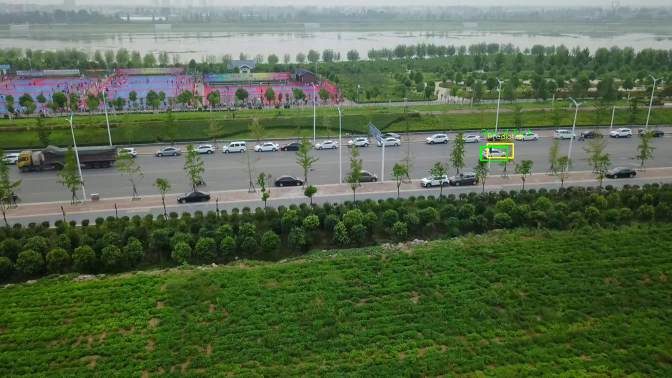
#> input picture frame 2 of video/uav0000003_00000_s.mp4, 1344 x 756 px, given in place of VIDEO-20250109-160653.mp4, which was not available (shown at 1/2 size)
$ jupyter execute test_orb.ipynb
#> lines starting #> are read from the running program, lines starting #| are printed output that depends on the picture
[cell 1]
import numpy as np
import cv2 as cv
from matplotlib import pyplot as plt

[cell 2]
# video_name = "videos/VIDEO-20250109-142924.mp4"
video_name = "videos/VIDEO-20250109-160653.mp4"
cap_video = cv.VideoCapture(video_name)
ret, img = cap_video.read()
#> img is the input picture: shape (756, 1344, 3); mean B, G, R 74, 104.4, 86.7

[cell 3]
# Initiate ORB detector
orb = cv.ORB_create(nfeatures = 1000, edgeThreshold=10, patchSize = 10)
# orb = cv.ORB_create()

# find the keypoints with ORB
kp = orb.detect(img,None)
#> kp = 1000 keypoints; strongest (x, y, size): (1005, 273, 10), (1002, 273, 10), (998, 272, 10), (482, 288, 10)

# compute the descriptors with ORB
kp, des = orb.compute(img, kp)

print(des.shape)
#| (1000, 32)

# draw only keypoints location,not size and orientation
img2 = cv.drawKeypoints(img, kp, None, color=(0,255,0), flags=0)
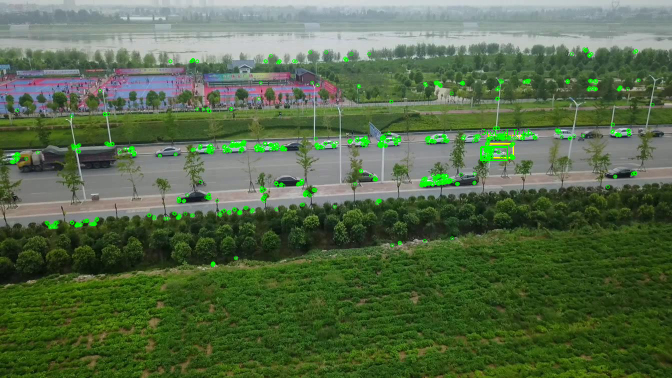
#> img2: shape (756, 1344, 3) (shown at 1/2 size); mean B, G, R 72.6, 105.9, 85.2
plt.imshow(img2)
plt.show()


$ run again, starting later in the video
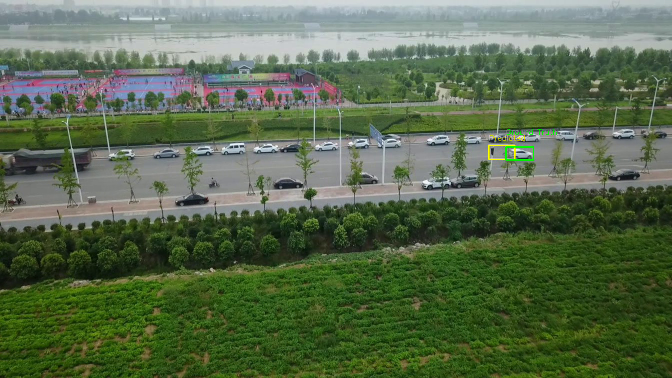
#> input picture frame 11 of video/uav0000003_00000_s.mp4, 1344 x 756 px, given in place of VIDEO-20250109-160653.mp4, which was not available (shown at 1/2 size)
#> img is the input picture: shape (756, 1344, 3); mean B, G, R 75.7, 105.6, 88
#> kp = 1000 keypoints; strongest (x, y, size): (1008, 276, 10), (1008, 278, 10), (469, 293, 10), (1005, 276, 10)
#| (1000, 32)
#> `img2 = cv.drawKeypoints(img, kp, None, color=(0,255,0), flags=0)`:
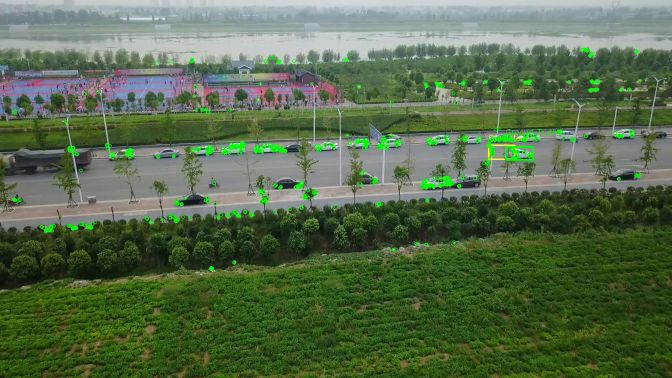
#> img2: shape (756, 1344, 3) (shown at 1/2 size); mean B, G, R 74.2, 107.1, 86.5

$ run again, starting later in the video
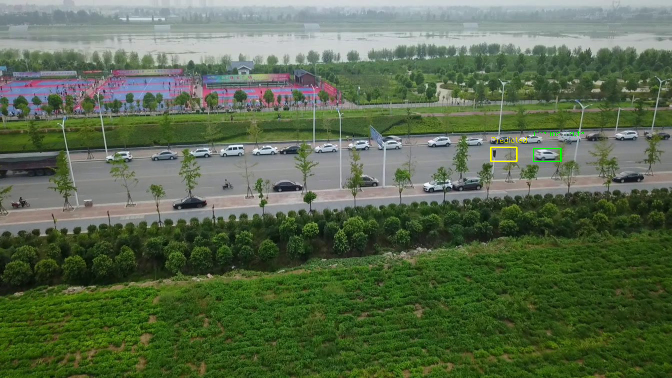
#> input picture frame 20 of video/uav0000003_00000_s.mp4, 1344 x 756 px, given in place of VIDEO-20250109-160653.mp4, which was not available (shown at 1/2 size)
#> img is the input picture: shape (756, 1344, 3); mean B, G, R 77.5, 105.7, 89.3
#> kp = 1000 keypoints; strongest (x, y, size): (1012, 280, 10), (1004, 280, 10), (1012, 282, 10), (1009, 280, 10)
#| (1000, 32)
#> `img2 = cv.drawKeypoints(img, kp, None, color=(0,255,0), flags=0)`:
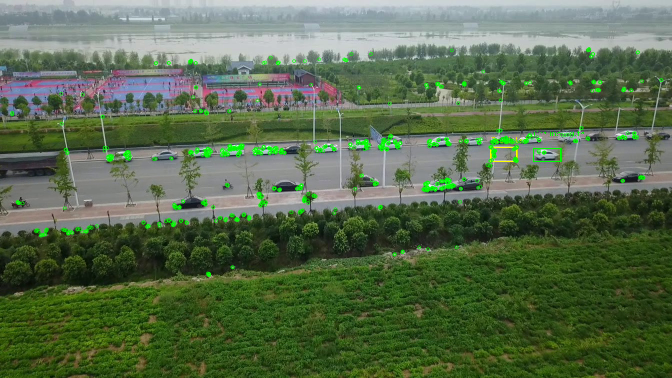
#> img2: shape (756, 1344, 3) (shown at 1/2 size); mean B, G, R 76, 107.3, 87.8
